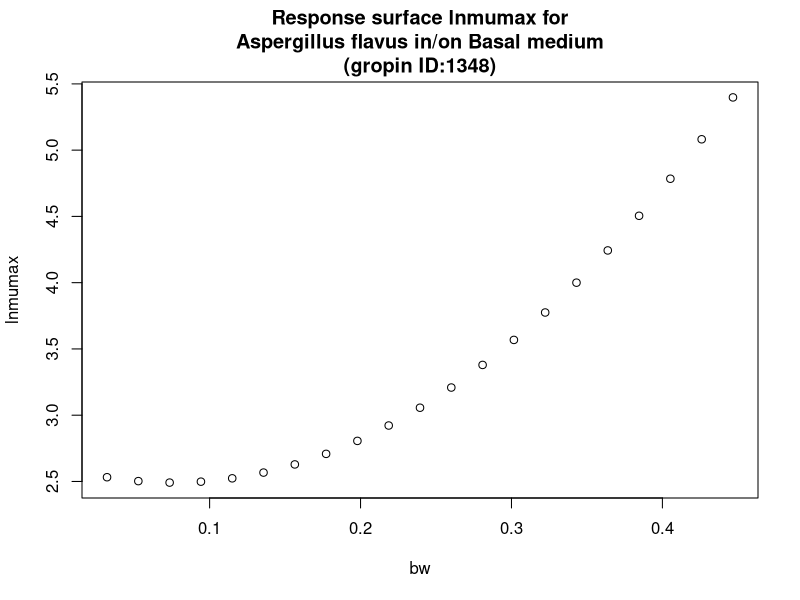

R code for this plot:
#############################
# start of Parameter script
#############################
bw <- seq(0.032032,0.446753246753247,length.out=21)
#############################
# end of Parameter script
#############################
############################# 
# start of Model script Gropin ID 1348 
#############################
 
# constant coefficients for this model
 
variables <- data.frame(bw)
argumentsPar <- expand.grid(variables)
 
# heart of the model
response_surface <- function(bw) {
   mumax <-(2.613-3.206*bw+21.13*bw^2)

return(mumax=mumax)
} 

# output parameters
responseSurface <- cbind(argumentsPar,response_surface(argumentsPar['bw']))
colnames(responseSurface) <- c(colnames(argumentsPar),'lnmumax')
#############################
# End of Model script
#############################
############################# 
# start of Visualisation script Gropin ID 1348 
#############################
plot(bw,responseSurface$'lnmumax',xlab='bw',
                          ylab='lnmumax',main='Response surface lnmumax for
Aspergillus flavus in/on Basal medium
(gropin ID:1348)')
#############################
# End of Visualisation script
#############################
